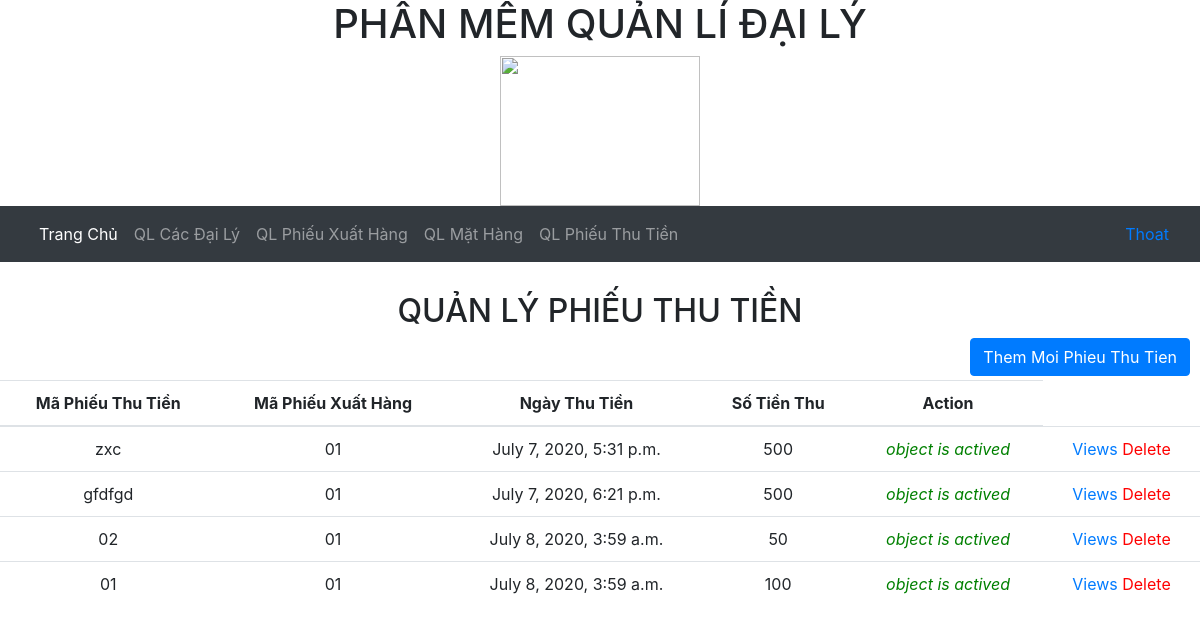
Screenshot of /QLPTT/ (signed in) with the database file from the repository.
### home/models.py (models this page shows, shortened)
class Post(models.Model):
    maphieuthutien=models.CharField(max_length=100,primary_key=True)
    maphieuxuathang=models.ForeignKey(PhieuXuatHang,on_delete=models.CASCADE)
    ngaythutien= models.DateTimeField(auto_now_add=True)
    sotienthu=models.CharField(max_length=1000000)
    active3 = models.BooleanField(default=True)

class PhieuXuatHang(models.Model):
    maphieuxuathang=models.CharField(max_length=100,primary_key=True)
    ngaylapphieu=models.DateTimeField(auto_now_add=True)
    tongtien=models.CharField(max_length=1000000)
    sotientra=models.CharField(max_length=1000000)
    active1 = models.BooleanField(default=True)
    madaily=models.ForeignKey(HoSoDL,on_delete=models.CASCADE)
    def __str__(self):
        return self.maphieuxuathang

### home/views.py (the view)
# urls.py: path('QLPTT/',manage_PhieuThuTien,name="ptt"),
@login_required(login_url='/dangNhap')
def manage_PhieuThuTien(request):
    ptt=Post.objects.all()
    for i in ptt:
        print(i.active3)
    return  render(request,'pages/QuanLyPhieuThuTien.html',{'phieuThuTien':ptt})

### home/templates/pages/QuanLyPhieuThuTien.html (shortened to what this page needs)
<link rel="stylesheet" href="https://stackpath.bootstrapcdn.com/bootstrap/4.5.0/css/bootstrap.min.css"
>
{% extends 'pages/navigationBar.html' %}
{% block content %}
    <nav class="navbar navbar-expand-lg bg-dark navbar-dark">
        <div class="container-fluid">
            <ul class="nav navbar-nav">
                <li class="active"><a class="nav-link" href="home.html">Trang Chủ</a></li>
                <li class="nav-item"><a class="nav-link" href="http://127.0.0.1:8000/HoSoDL/">QL Các Đại Lý</a></li>
                <li class="nav-item"><a class="nav-link" href="http://127.0.0.1:8000/QLPXH/">QL Phiếu Xuất Hàng</a></li>
                <li class="nav-item"><a class="nav-link" href="http://127.0.0.1:8000/QLMH/">QL Mặt Hàng</a></li>
                <li class="nav-item"><a class="nav-link" href="http://127.0.0.1:8000/QLPTT/">QL Phiếu Thu Tiền</a></li>
            </ul>
            <ul class="nav navbar-nav justify-content-end">
                {% if request.user.is_authenticated %}
                    <li>
                        <a href="http://127.0.0.1:8000/thoat/">Thoat</a>
                    </li>
                {% endif %}
            </ul>
        </div>
    </nav>
    <div class="text-center" style="margin-top: 30px">
        <h2>QUẢN LÝ PHIẾU THU TIỀN</h2>
        <div class="float-md-right" style="margin-right: 10px">
            <a href="{% url 'PostForm' %}" class="btn btn-primary">Them Moi Phieu Thu Tien</a>
        </div>
        <table class="table table-hover text-center" style="margin-top: 50px">
            <thead>
            <tr class="active">
                <th class="text-center">Mã Phiếu Thu Tiền</th>
                <th class="text-center">Mã Phiếu Xuất Hàng</th>
                <th class="text-center">Ngày Thu Tiền</th>
                <th class="text-center">Số Tiền Thu</th>
                <th class="text-center">Action</th>
            </tr>
            </thead>
            <tbody>
            {% for item in phieuThuTien %}
                <tr>
                    <td>{{ item.maphieuthutien }}</td>
                    <td>{{ item.maphieuxuathang }}</td>
                    <td>{{ item.ngaythutien }}</td>
                    <td>{{ item.sotienthu }}</td>
                    {% if item.active3 %}
                        <td>
                            <i style="color: green">object is actived</i>
                        </td>
                    {% else %}
                        <td>
                            <i style="color: red">object is deleted</i>
                        </td>
                    {% endif %}
                    <td>
                        <a href="{% url 'modify_PTT' item.maphieuthutien %}">Views</a>
                        {% if item.active3 %}
                            <a href="{% url 'delete-PTT' item.maphieuthutien %}" style="color: red">
                                Delete
                            </a>
                        {% endif %}
                    </td>
                </tr>
            {% endfor %}
            </tbody>
        </table>
    </div>
{% endblock %}

### rows the page displays
Post: maphieuthutien "zxc", maphieuxuathang "01", ngaythutien "July 7, 2020, 5:31 p.m.", sotienthu "500", active3 "object is actived"
Post: maphieuthutien "gfdfgd", maphieuxuathang "01", ngaythutien "July 7, 2020, 6:21 p.m.", sotienthu "500", active3 "object is actived"
Post: maphieuthutien "02", maphieuxuathang "01", ngaythutien "July 8, 2020, 3:59 a.m.", sotienthu "50", active3 "object is actived"
Post: maphieuthutien "01", maphieuxuathang "01", ngaythutien "July 8, 2020, 3:59 a.m.", sotienthu "100", active3 "object is actived"
